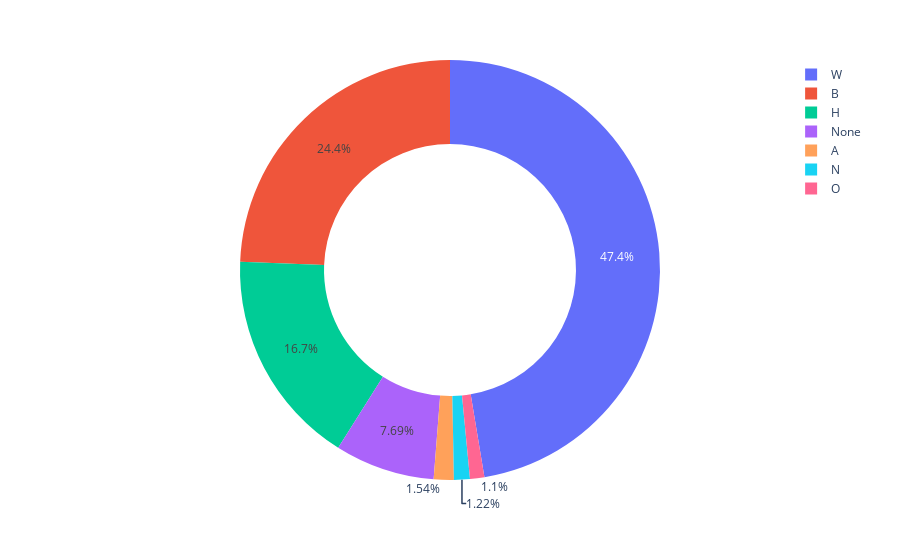

Here is the notebook cell this chart was saved with:
### Code cell
fig = px.pie(race, values='size', names='race', hole=0.6)
fig.show()

### Figure 1 — Plotly figure (JSON) as saved in the notebook; plotly's stock layout.template omitted (floating-point values rounded to 4 significant figures)
{"data": [{"domain": {"x": [0, 1], "y": [0, 1]}, "hole": 0.6, "hovertemplate": "race=%{label}<br>size=%{value}<extra></extra>", "labels": ["A", "B", "H", "N", "None", "O", "W"], "legendgroup": "", "name": "", "showlegend": true, "type": "pie", "values": [39, 618, 423, 31, 195, 28, 1201]}], "layout": {"legend": {"tracegroupgap": 0}, "margin": {"t": 60}}}
